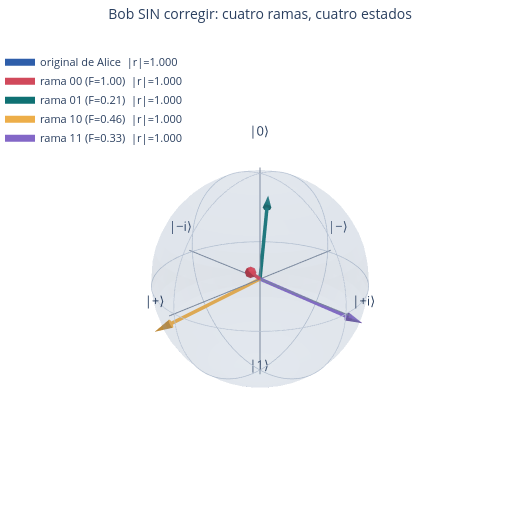

Notebook code for this chart:
### Markdown cell above
### La cuenta, etapa por etapa

**①** $|\Psi_1\rangle = |\psi\rangle_0 \otimes |00\rangle_{12}$. El estado a
teletransportar existe, y está **en el qubit 0**.

**②** Dado que se aplica $H$ al qubit 1 y CNOT(1→2):
$$|\Psi_2\rangle = |\psi\rangle_0 \otimes |\Phi^+\rangle_{12}.$$
Acá Alice y Bob se separan; el qubit 2 se va con Bob.

**③** Dado que Alice aplica CNOT(0→1) y $H$ al qubit 0 — que es la inversa
del
preparador de Bell, y por lo tanto **rota la base de Bell a la
computacional** — la expansión de arriba queda escrita como
$$|\Psi_3\rangle = \tfrac12\big[\,|00\rangle_{01}|\psi\rangle_2
 + |01\rangle_{01}Z|\psi\rangle_2
 + |10\rangle_{01}X|\psi\rangle_2
 + |11\rangle_{01}XZ|\psi\rangle_2 \,\big].$$
**Nada se movió todavía.** Es la misma cuenta del §2.2, con los nombres
cambiados por la rotación de base.

**④** Dado que Alice mide sus dos qubits: cae una de las cuatro ramas, cada
una con probabilidad $1/4$. El qubit de Alice **ya no tiene**
$|\psi\rangle$:
quedó en $|0\rangle$ o $|1\rangle$. Bob tiene $|\psi\rangle$ deformado por
una
de las cuatro compuertas, y no sabe cuál.

**⑤** Dado que Alice le manda los dos bits por teléfono y Bob aplica
$X^{c_1}Z^{c_0}$: las cuatro deformaciones se deshacen —porque $X$ y $Z$ son
sus propias inversas— y Bob queda con $|\psi\rangle$ exacto.

### Las cuatro ramas, antes de corregir

Esto es lo que más cuesta creer, así que hay que verlo. Corremos la
teleportación **sin la corrección** y separamos el estado de Bob según lo
que
midió Alice. Aer puede guardar una matriz densidad por rama clásica.

### Code cell
sim_dm = AerSimulator(method="density_matrix")

qc_ramas = teleportacion(THETA, PHI, corregir=False)
qc_ramas.save_density_matrix(qubits=[2], label="bob", conditional=True)
ramas = sim_dm.run(qc_ramas, shots=16384).result().data(0)["bob"]

qc_obj = QuantumCircuit(1)
qc_obj.ry(THETA, 0); qc_obj.rz(PHI, 0)
objetivo = DensityMatrix(Statevector(qc_obj))
r_objetivo = utils.bloch_de_estado(objetivo)

correcciones = {"0x0": "nada", "0x1": "Z", "0x2": "X", "0x3": "XZ"}
vectores = {"original de Alice": r_objetivo}
print(f"{'rama c1c0':>10}  {'fidelidad':>10}  {'corrección':>11}")
for clave in ("0x0", "0x1", "0x2", "0x3"):
    rho = DensityMatrix(np.asarray(ramas[clave]))
    f = state_fidelity(rho, objetivo)
    bits = format(int(clave, 16), "02b")
    vectores[f"rama {bits} (F={f:.2f})"] = utils.bloch_de_estado(rho)
    print(f"{bits:>10}  {f:>10.4f}  {correcciones[clave]:>11}")

utils.bloch_plotly(vectores, titulo="Bob SIN corregir: cuatro ramas, cuatro estados",
                   tamano=520).show()

### Figure 1 — Plotly figure (JSON) as saved in the notebook; plotly's stock layout.template omitted (floating-point values rounded to 4 significant figures; data arrays with more than 128 entries replaced by an {"elided": "..."} marker saying what was removed)
{"data": [{"colorscale": [[0, "#8fa6c4"], [1, "#8fa6c4"]], "hoverinfo": "skip", "opacity": 0.13, "showscale": false, "type": "surface", "x": {"elided": "36x24 float values"}, "y": {"elided": "36x24 float values"}, "z": {"elided": "36x24 float values"}}, {"hoverinfo": "skip", "line": {"color": "#b9c4d4", "width": 1.5}, "mode": "lines", "showlegend": false, "type": "scatter3d", "x": [1.0, 0.9978, 0.9913, 0.9804, 0.9652, 0.9458, 0.9223, 0.8947, 0.8633, 0.828, 0.7891, 0.7468, 0.7012, 0.6526, 0.6011, 0.5469, 0.4904, 0.4318, 0.3712, 0.309, 0.2455, 0.1809, 0.1155, 0.04958, -0.01653, -0.08258, -0.1483, -0.2133, -0.2774, -0.3403, -0.4017, -0.4613, -0.519, -0.5743, -0.6272, -0.6773, -0.7244, -0.7684, -0.809, -0.8461, -0.8795, -0.909, -0.9346, -0.956, -0.9733, -0.9864, -0.9951, -0.9995, -0.9995, -0.9951, -0.9864, -0.9733, -0.956, -0.9346, -0.909, -0.8795, -0.8461, -0.809, -0.7684, -0.7244, -0.6773, -0.6272, -0.5743, -0.519, -0.4613, -0.4017, -0.3403, -0.2774, -0.2133, -0.1483, -0.08258, -0.01653, 0.04958, 0.1155, 0.1809, 0.2455, 0.309, 0.3712, 0.4318, 0.4904, 0.5469, 0.6011, 0.6526, 0.7012, 0.7468, 0.7891, 0.828, 0.8633, 0.8947, 0.9223, 0.9458, 0.9652, 0.9804, 0.9913, 0.9978, 1.0], "y": [0.0, 0.06609, 0.1319, 0.1971, 0.2615, 0.3247, 0.3865, 0.4466, 0.5048, 0.5607, 0.6142, 0.665, 0.7129, 0.7577, 0.7992, 0.8372, 0.8715, 0.902, 0.9286, 0.9511, 0.9694, 0.9835, 0.9933, 0.9988, 0.9999, 0.9966, 0.9889, 0.977, 0.9608, 0.9403, 0.9158, 0.8872, 0.8548, 0.8186, 0.7789, 0.7357, 0.6894, 0.64, 0.5878, 0.533, 0.4759, 0.4168, 0.3558, 0.2933, 0.2294, 0.1646, 0.09905, 0.03306, -0.03306, -0.09905, -0.1646, -0.2294, -0.2933, -0.3558, -0.4168, -0.4759, -0.533, -0.5878, -0.64, -0.6894, -0.7357, -0.7789, -0.8186, -0.8548, -0.8872, -0.9158, -0.9403, -0.9608, -0.977, -0.9889, -0.9966, -0.9999, -0.9988, -0.9933, -0.9835, -0.9694, -0.9511, -0.9286, -0.902, -0.8715, -0.8372, -0.7992, -0.7577, -0.7129, -0.665, -0.6142, -0.5607, -0.5048, -0.4466, -0.3865, -0.3247, -0.2615, -0.1971, -0.1319, -0.06609, -2.449e-16], "z": [0.0, 0.0, 0.0, 0.0, 0.0, 0.0, 0.0, 0.0, 0.0, 0.0, 0.0, 0.0, 0.0, 0.0, 0.0, 0.0, 0.0, 0.0, 0.0, 0.0, 0.0, 0.0, 0.0, 0.0, 0.0, 0.0, 0.0, 0.0, 0.0, 0.0, 0.0, 0.0, 0.0, 0.0, 0.0, 0.0, 0.0, 0.0, 0.0, 0.0, 0.0, 0.0, 0.0, 0.0, 0.0, 0.0, 0.0, 0.0, 0.0, 0.0, 0.0, 0.0, 0.0, 0.0, 0.0, 0.0, 0.0, 0.0, 0.0, 0.0, 0.0, 0.0, 0.0, 0.0, 0.0, 0.0, 0.0, 0.0, 0.0, 0.0, 0.0, 0.0, 0.0, 0.0, 0.0, 0.0, 0.0, 0.0, 0.0, 0.0, 0.0, 0.0, 0.0, 0.0, 0.0, 0.0, 0.0, 0.0, 0.0, 0.0, 0.0, 0.0, 0.0, 0.0, 0.0, 0.0]}, {"hoverinfo": "skip", "line": {"color": "#b9c4d4", "width": 1.5}, "mode": "lines", "showlegend": false, "type": "scatter3d", "x": [1.0, 0.9978, 0.9913, 0.9804, 0.9652, 0.9458, 0.9223, 0.8947, 0.8633, 0.828, 0.7891, 0.7468, 0.7012, 0.6526, 0.6011, 0.5469, 0.4904, 0.4318, 0.3712, 0.309, 0.2455, 0.1809, 0.1155, 0.04958, -0.01653, -0.08258, -0.1483, -0.2133, -0.2774, -0.3403, -0.4017, -0.4613, -0.519, -0.5743, -0.6272, -0.6773, -0.7244, -0.7684, -0.809, -0.8461, -0.8795, -0.909, -0.9346, -0.956, -0.9733, -0.9864, -0.9951, -0.9995, -0.9995, -0.9951, -0.9864, -0.9733, -0.956, -0.9346, -0.909, -0.8795, -0.8461, -0.809, -0.7684, -0.7244, -0.6773, -0.6272, -0.5743, -0.519, -0.4613, -0.4017, -0.3403, -0.2774, -0.2133, -0.1483, -0.08258, -0.01653, 0.04958, 0.1155, 0.1809, 0.2455, 0.309, 0.3712, 0.4318, 0.4904, 0.5469, 0.6011, 0.6526, 0.7012, 0.7468, 0.7891, 0.828, 0.8633, 0.8947, 0.9223, 0.9458, 0.9652, 0.9804, 0.9913, 0.9978, 1.0], "y": [0.0, 0.0, 0.0, 0.0, 0.0, 0.0, 0.0, 0.0, 0.0, 0.0, 0.0, 0.0, 0.0, 0.0, 0.0, 0.0, 0.0, 0.0, 0.0, 0.0, 0.0, 0.0, 0.0, 0.0, 0.0, 0.0, 0.0, 0.0, 0.0, 0.0, 0.0, 0.0, 0.0, 0.0, 0.0, 0.0, 0.0, 0.0, 0.0, 0.0, 0.0, 0.0, 0.0, 0.0, 0.0, 0.0, 0.0, 0.0, 0.0, 0.0, 0.0, 0.0, 0.0, 0.0, 0.0, 0.0, 0.0, 0.0, 0.0, 0.0, 0.0, 0.0, 0.0, 0.0, 0.0, 0.0, 0.0, 0.0, 0.0, 0.0, 0.0, 0.0, 0.0, 0.0, 0.0, 0.0, 0.0, 0.0, 0.0, 0.0, 0.0, 0.0, 0.0, 0.0, 0.0, 0.0, 0.0, 0.0, 0.0, 0.0, 0.0, 0.0, 0.0, 0.0, 0.0, 0.0], "z": [0.0, 0.06609, 0.1319, 0.1971, 0.2615, 0.3247, 0.3865, 0.4466, 0.5048, 0.5607, 0.6142, 0.665, 0.7129, 0.7577, 0.7992, 0.8372, 0.8715, 0.902, 0.9286, 0.9511, 0.9694, 0.9835, 0.9933, 0.9988, 0.9999, 0.9966, 0.9889, 0.977, 0.9608, 0.9403, 0.9158, 0.8872, 0.8548, 0.8186, 0.7789, 0.7357, 0.6894, 0.64, 0.5878, 0.533, 0.4759, 0.4168, 0.3558, 0.2933, 0.2294, 0.1646, 0.09905, 0.03306, -0.03306, -0.09905, -0.1646, -0.2294, -0.2933, -0.3558, -0.4168, -0.4759, -0.533, -0.5878, -0.64, -0.6894, -0.7357, -0.7789, -0.8186, -0.8548, -0.8872, -0.9158, -0.9403, -0.9608, -0.977, -0.9889, -0.9966, -0.9999, -0.9988, -0.9933, -0.9835, -0.9694, -0.9511, -0.9286, -0.902, -0.8715, -0.8372, -0.7992, -0.7577, -0.7129, -0.665, -0.6142, -0.5607, -0.5048, -0.4466, -0.3865, -0.3247, -0.2615, -0.1971, -0.1319, -0.06609, -2.449e-16]}, {"hoverinfo": "skip", "line": {"color": "#b9c4d4", "width": 1.5}, "mode": "lines", "showlegend": false, "type": "scatter3d", "x": [0.0, 0.0, 0.0, 0.0, 0.0, 0.0, 0.0, 0.0, 0.0, 0.0, 0.0, 0.0, 0.0, 0.0, 0.0, 0.0, 0.0, 0.0, 0.0, 0.0, 0.0, 0.0, 0.0, 0.0, 0.0, 0.0, 0.0, 0.0, 0.0, 0.0, 0.0, 0.0, 0.0, 0.0, 0.0, 0.0, 0.0, 0.0, 0.0, 0.0, 0.0, 0.0, 0.0, 0.0, 0.0, 0.0, 0.0, 0.0, 0.0, 0.0, 0.0, 0.0, 0.0, 0.0, 0.0, 0.0, 0.0, 0.0, 0.0, 0.0, 0.0, 0.0, 0.0, 0.0, 0.0, 0.0, 0.0, 0.0, 0.0, 0.0, 0.0, 0.0, 0.0, 0.0, 0.0, 0.0, 0.0, 0.0, 0.0, 0.0, 0.0, 0.0, 0.0, 0.0, 0.0, 0.0, 0.0, 0.0, 0.0, 0.0, 0.0, 0.0, 0.0, 0.0, 0.0, 0.0], "y": [1.0, 0.9978, 0.9913, 0.9804, 0.9652, 0.9458, 0.9223, 0.8947, 0.8633, 0.828, 0.7891, 0.7468, 0.7012, 0.6526, 0.6011, 0.5469, 0.4904, 0.4318, 0.3712, 0.309, 0.2455, 0.1809, 0.1155, 0.04958, -0.01653, -0.08258, -0.1483, -0.2133, -0.2774, -0.3403, -0.4017, -0.4613, -0.519, -0.5743, -0.6272, -0.6773, -0.7244, -0.7684, -0.809, -0.8461, -0.8795, -0.909, -0.9346, -0.956, -0.9733, -0.9864, -0.9951, -0.9995, -0.9995, -0.9951, -0.9864, -0.9733, -0.956, -0.9346, -0.909, -0.8795, -0.8461, -0.809, -0.7684, -0.7244, -0.6773, -0.6272, -0.5743, -0.519, -0.4613, -0.4017, -0.3403, -0.2774, -0.2133, -0.1483, -0.08258, -0.01653, 0.04958, 0.1155, 0.1809, 0.2455, 0.309, 0.3712, 0.4318, 0.4904, 0.5469, 0.6011, 0.6526, 0.7012, 0.7468, 0.7891, 0.828, 0.8633, 0.8947, 0.9223, 0.9458, 0.9652, 0.9804, 0.9913, 0.9978, 1.0], "z": [0.0, 0.06609, 0.1319, 0.1971, 0.2615, 0.3247, 0.3865, 0.4466, 0.5048, 0.5607, 0.6142, 0.665, 0.7129, 0.7577, 0.7992, 0.8372, 0.8715, 0.902, 0.9286, 0.9511, 0.9694, 0.9835, 0.9933, 0.9988, 0.9999, 0.9966, 0.9889, 0.977, 0.9608, 0.9403, 0.9158, 0.8872, 0.8548, 0.8186, 0.7789, 0.7357, 0.6894, 0.64, 0.5878, 0.533, 0.4759, 0.4168, 0.3558, 0.2933, 0.2294, 0.1646, 0.09905, 0.03306, -0.03306, -0.09905, -0.1646, -0.2294, -0.2933, -0.3558, -0.4168, -0.4759, -0.533, -0.5878, -0.64, -0.6894, -0.7357, -0.7789, -0.8186, -0.8548, -0.8872, -0.9158, -0.9403, -0.9608, -0.977, -0.9889, -0.9966, -0.9999, -0.9988, -0.9933, -0.9835, -0.9694, -0.9511, -0.9286, -0.902, -0.8715, -0.8372, -0.7992, -0.7577, -0.7129, -0.665, -0.6142, -0.5607, -0.5048, -0.4466, -0.3865, -0.3247, -0.2615, -0.1971, -0.1319, -0.06609, -2.449e-16]}, {"hoverinfo": "skip", "line": {"color": "#7a879b", "width": 2}, "mode": "lines", "showlegend": false, "type": "scatter3d", "x": [1.05, -1.05], "y": [0, 0], "z": [0, 0]}, {"hoverinfo": "skip", "mode": "text", "showlegend": false, "text": ["|+⟩", "|−⟩"], "textfont": {"size": 13}, "type": "scatter3d", "x": [1.186, -1.186], "y": [0.0, 0.0], "z": [0.0, 0.0]}, {"hoverinfo": "skip", "line": {"color": "#7a879b", "width": 2}, "mode": "lines", "showlegend": false, "type": "scatter3d", "x": [0, 0], "y": [1.05, -1.05], "z": [0, 0]}, {"hoverinfo": "skip", "mode": "text", "showlegend": false, "text": ["|+i⟩", "|−i⟩"], "textfont": {"size": 13}, "type": "scatter3d", "x": [0.0, 0.0], "y": [1.186, -1.186], "z": [0.0, 0.0]}, {"hoverinfo": "skip", "line": {"color": "#7a879b", "width": 2}, "mode": "lines", "showlegend": false, "type": "scatter3d", "x": [0, 0], "y": [0, 0], "z": [1.05, -1.05]}, {"hoverinfo": "skip", "mode": "text", "showlegend": false, "text": ["|0⟩", "|1⟩"], "textfont": {"size": 13}, "type": "scatter3d", "x": [0.0, 0.0], "y": [0.0, 0.0], "z": [1.186, -1.186]}, {"hovertemplate": "original de Alice<br>r=(0.682, 0.574, 0.454)<br>|r|=1.000<extra></extra>", "line": {"color": "#2E5EAA", "width": 7}, "mode": "lines", "name": "original de Alice  |r|=1.000", "type": "scatter3d", "x": [0, 0.6816], "y": [0, 0.5741], "z": [0, 0.4536]}, {"colorscale": [[0, "#2E5EAA"], [1, "#2E5EAA"]], "hoverinfo": "skip", "showscale": false, "sizemode": "absolute", "sizeref": 0.18, "type": "cone", "u": [0.1227], "v": [0.1033], "w": [0.08165], "x": [0.6816], "y": [0.5741], "z": [0.4536]}, {"hovertemplate": "rama 00 (F=1.00)<br>r=(0.682, 0.574, 0.454)<br>|r|=1.000<extra></extra>", "line": {"color": "#D1495B", "width": 7}, "mode": "lines", "name": "rama 00 (F=1.00)  |r|=1.000", "type": "scatter3d", "x": [0, 0.6816], "y": [0, 0.5741], "z": [0, 0.4536]}, {"colorscale": [[0, "#D1495B"], [1, "#D1495B"]], "hoverinfo": "skip", "showscale": false, "sizemode": "absolute", "sizeref": 0.18, "type": "cone", "u": [0.1227], "v": [0.1033], "w": [0.08165], "x": [0.6816], "y": [0.5741], "z": [0.4536]}, {"hovertemplate": "rama 01 (F=0.21)<br>r=(-0.682, -0.574, 0.454)<br>|r|=1.000<extra></extra>", "line": {"color": "#0F7173", "width": 7}, "mode": "lines", "name": "rama 01 (F=0.21)  |r|=1.000", "type": "scatter3d", "x": [0, -0.6816], "y": [0, -0.5741], "z": [0, 0.4536]}, {"colorscale": [[0, "#0F7173"], [1, "#0F7173"]], "hoverinfo": "skip", "showscale": false, "sizemode": "absolute", "sizeref": 0.18, "type": "cone", "u": [-0.1227], "v": [-0.1033], "w": [0.08165], "x": [-0.6816], "y": [-0.5741], "z": [0.4536]}, {"hovertemplate": "rama 10 (F=0.46)<br>r=(0.682, -0.574, -0.454)<br>|r|=1.000<extra></extra>", "line": {"color": "#EDAE49", "width": 7}, "mode": "lines", "name": "rama 10 (F=0.46)  |r|=1.000", "type": "scatter3d", "x": [0, 0.6816], "y": [0, -0.5741], "z": [0, -0.4536]}, {"colorscale": [[0, "#EDAE49"], [1, "#EDAE49"]], "hoverinfo": "skip", "showscale": false, "sizemode": "absolute", "sizeref": 0.18, "type": "cone", "u": [0.1227], "v": [-0.1033], "w": [-0.08165], "x": [0.6816], "y": [-0.5741], "z": [-0.4536]}, {"hovertemplate": "rama 11 (F=0.33)<br>r=(-0.682, 0.574, -0.454)<br>|r|=1.000<extra></extra>", "line": {"color": "#8367C7", "width": 7}, "mode": "lines", "name": "rama 11 (F=0.33)  |r|=1.000", "type": "scatter3d", "x": [0, -0.6816], "y": [0, 0.5741], "z": [0, -0.4536]}, {"colorscale": [[0, "#8367C7"], [1, "#8367C7"]], "hoverinfo": "skip", "showscale": false, "sizemode": "absolute", "sizeref": 0.18, "type": "cone", "u": [-0.1227], "v": [0.1033], "w": [-0.08165], "x": [-0.6816], "y": [0.5741], "z": [-0.4536]}], "layout": {"height": 520, "legend": {"font": {"size": 11}, "x": 0, "y": 0.98}, "margin": {"b": 0, "l": 0, "r": 0, "t": 38}, "scene": {"aspectmode": "cube", "camera": {"eye": {"x": 1.35, "y": 1.35, "z": 0.85}}, "xaxis": {"range": [-1.3, 1.3], "showbackground": false, "showgrid": false, "showticklabels": false, "title": {"text": ""}, "zeroline": false}, "yaxis": {"range": [-1.3, 1.3], "showbackground": false, "showgrid": false, "showticklabels": false, "title": {"text": ""}, "zeroline": false}, "zaxis": {"range": [-1.3, 1.3], "showbackground": false, "showgrid": false, "showticklabels": false, "title": {"text": ""}, "zeroline": false}}, "showlegend": true, "title": {"font": {"size": 14}, "text": "Bob SIN corregir: cuatro ramas, cuatro estados", "x": 0.5}, "width": 520}}
